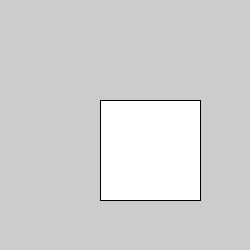
Frame 1 (no input)
Frame 60 (the mouse pressed at the canvas centre just before this capture): identical to frame 1, image omitted
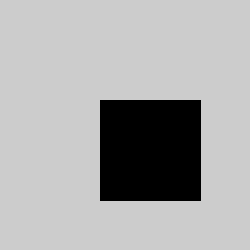
Frame 120 (the mouse held since frame 60 and released just before this capture)

The Processing sketch that drew these frames (run headless with seeded random() and noise(); from frame 60 on, the mouse is pressed at the canvas centre):

// Processing sketch: A5_boton_1
// ── A5_boton_1.pde
int pX = 100;
int pY = 100;
int sX = 100;
int sY = 100;
boolean click = false;

void setup(){
  size(250,250);
}

void draw(){
  rect(pX,pY,sX,sY);
  
  if(mouseX > pX && mouseX < pX + sX && mouseY > pY && mouseY < pY + sY){
    if(mousePressed){
     click = true;
    } else {
      click = false;
    }
  }
  
  if(click == true){
    fill(0);
  } else {
    fill(255);
  }
  println(mouseX);
}
